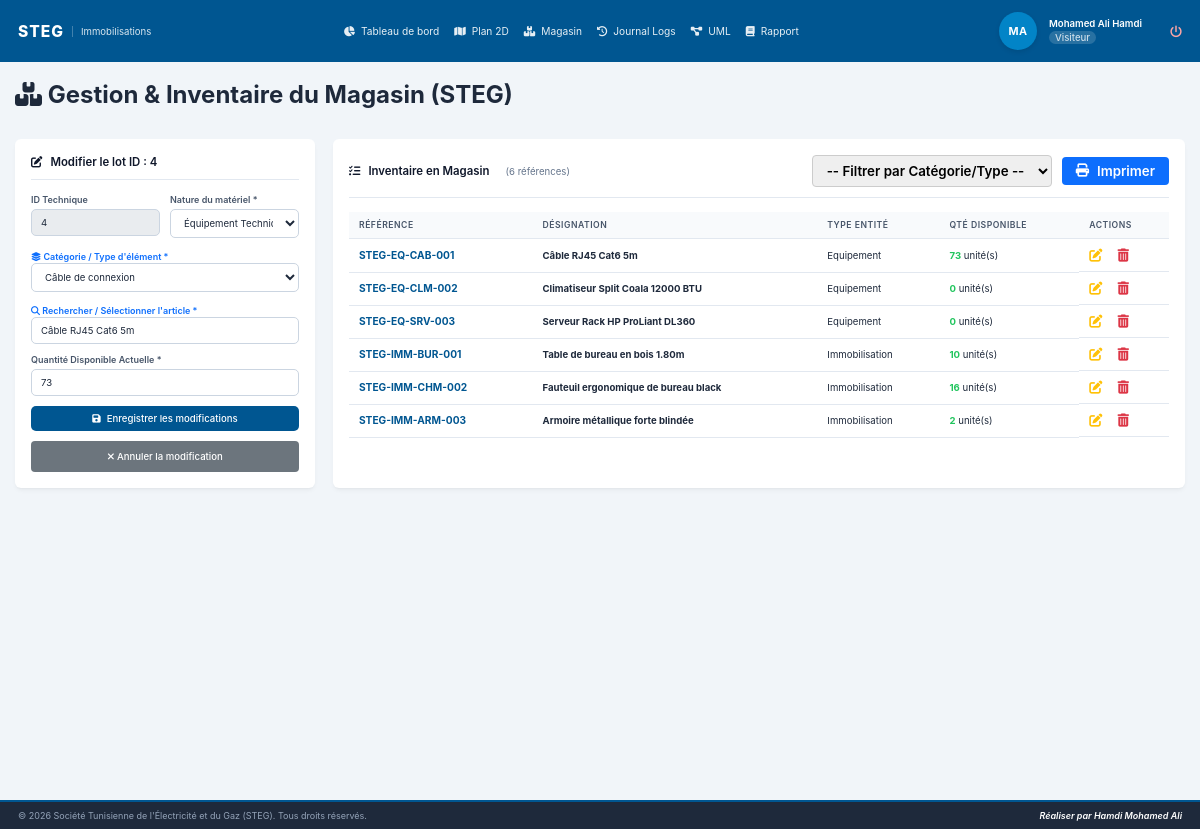
Page /code/views/gestion_magasin.php?edit=4 (signed in) on the committed database.
### tables this page shows
CREATE TABLE `magasin` (
  `idMagasin` int(11) NOT NULL,
  `typeEntite` enum('Equipement','Immobilisation') NOT NULL,
  `idCible` int(11) NOT NULL,
  `referenceInterne` varchar(50) DEFAULT NULL,
  `quantiteStock` int(11) NOT NULL DEFAULT 0,
  `quantiteDisponible` int(11) NOT NULL DEFAULT 0,
  `dateReception` date NOT NULL,
  `statut` enum('En stock','Deployé','En maintenance') DEFAULT 'En stock'
);

### code/views/gestion_magasin.php (the view, shortened to what this page needs)
<?php
require_once '../includes/header.php';
require_once '../includes/navbar.php';
require_once '../config/db.php';
$isEditMode      = false;
$form_id         = '';
$form_typeEntite = '';
$form_quantite   = '';
$current_page = basename($_SERVER['PHP_SELF']);
if (isset($_GET['edit'])) {
    $stmtEdit = $pdo->prepare("SELECT * FROM magasin WHERE idMagasin = ?");
    $stmtEdit->execute([intval($_GET['edit'])]);
    $magToEdit = $stmtEdit->fetch(PDO::FETCH_ASSOC);
    if ($magToEdit) {
        $isEditMode      = true;
        $form_id         = $magToEdit['idMagasin'];
        $form_typeEntite = $magToEdit['typeEntite'];
        $form_quantite   = $magToEdit['quantiteDisponible'];
    }
}
$stocksMagasin = [];
try {
    $stocksMagasin = $pdo->query("
        SELECT m.*,
               CASE
                    WHEN m.typeEntite = 'Equipement'     THEN e.libelle
                    WHEN m.typeEntite = 'Immobilisation' THEN i.libelle
                    ELSE 'N/A'
               END AS designation,
               CASE
                    WHEN m.typeEntite = 'Equipement'     THEN e.typeEquip
                    WHEN m.typeEntite = 'Immobilisation' THEN i.typeImmo
                    ELSE ''
               END AS itemTypeCategory
        FROM magasin m
        LEFT JOIN Equipements     e ON m.typeEntite = 'Equipement'     AND m.idCible = e.idEquip
        LEFT JOIN immobilisations i ON m.typeEntite = 'Immobilisation' AND m.idCible = i.idImmo
        ORDER BY m.idMagasin ASC
    ")->fetchAll(PDO::FETCH_ASSOC);
} catch (PDOException $e) {
    $errorMsg = "Impossible de charger l'inventaire : " . $e->getMessage();
}
?>
<div class="users-wrapper">
    <div class="users-header">
        <h1><i class="fa-solid fa-boxes-stacked"></i> Gestion &amp; Inventaire du Magasin (STEG)</h1>
    </div>
    <br>
    <div class="users-grid">
        <div class="users-card card-form">
            <h2>
                <i class="fa-solid <?= $isEditMode ? 'fa-pen-to-square' : 'fa-plus-circle' ?>"></i>
                <?= $isEditMode ? "Modifier le lot ID : " . htmlspecialchars($form_id) : "Faire une nouvelle entrée stock" ?>
            </h2>
            <hr>
            <form action="<?= htmlspecialchars($current_page) ?>" method="POST" class="steg-form">
                <div class="form-group-row">
                    <div class="form-control">
                        <label for="idMagasin">ID Technique</label>
                        <?php if ($isEditMode): ?>
                            <input type="text" id="idMagasin" name="idMagasin" readonly style="background-color:#e9ecef;" value="<?= htmlspecialchars($form_id) ?>">
                        <?php else: ?>
                            <input type="text" placeholder="Automatique" readonly style="background-color:#e9ecef; color:#6c757d;">
                        <?php endif; ?>
                    </div>
                    <div class="form-control">
                        <label for="typeEntite">Nature du matériel *</label>
                        <select name="typeEntite" id="typeEntite" required onchange="handleNatureChange()">
                            <option value="Equipement" <?= ($form_typeEntite === 'Equipement') ? 'selected' : '' ?>>Équipement Technique</option>
                        </select>
                    </div>
                </div>
                <div class="form-control" id="div-sub-type" style="display: none;">
                    <label for="subTypeFilter" style="color: #0d6efd;"><i class="fa-solid fa-layer-group"></i> Catégorie / Type d'élément *</label>
                    <select id="subTypeFilter" onchange="handleSubTypeChange()">
                        <option value="">-- Sélectionner une sous-catégorie --</option>
                    </select>
                </div>
                <div class="form-control" id="div-recherche" style="display: none;">
                    <label for="search-material" style="color: #0d6efd;"><i class="fa-solid fa-magnifying-glass"></i> Rechercher / Sélectionner l'article *</label>
                    <input type="text" id="search-material" placeholder="Tapez les premières lettres..." list="liste-articles" oninput="handleDatalistInput(this.value)">
                </div>
                <div class="form-control">
                    <label for="quantiteStock"><?= $isEditMode ? 'Quantité Disponible Actuelle *' : 'Quantité à ajouter au stock *' ?></label>
                    <input type="number" id="quantiteStock" name="quantiteStock" required min="1" placeholder="Ex: 10" value="<?= htmlspecialchars($form_quantite) ?>">
                </div>
                <button type="submit" class="btn btn-primary btn-block">
                    <i class="fa-solid fa-floppy-disk"></i>
                    <?= $isEditMode ? "Enregistrer les modifications" : "Valider l'entrée en stock" ?>
                </button>
                <?php if ($isEditMode): ?>
                    <a href="<?= htmlspecialchars($current_page) ?>" class="btn btn-block" style="text-align:center;margin-top:10px;display:block;text-decoration:none;background:#6c757d;color:white;padding:10px;border-radius:4px;">
                        <i class="fa-solid fa-xmark"></i> Annuler la modification
                    </a>
                <?php endif; ?>
            </form>
        </div>
        <div class="users-card card-table">
            <div style="display:flex;justify-content:space-between;align-items:center;margin-bottom:10px;flex-wrap:wrap;gap:10px;">
                <h2 style="margin:0;">
                    <i class="fa-solid fa-list-check"></i> Inventaire en Magasin
                    <span style="font-size:0.8rem;color:#64748b;font-weight:400;margin-left:8px;">
                        (<?= count($stocksMagasin) ?> référence<?= count($stocksMagasin) > 1 ? 's' : '' ?>)
                    </span>
                </h2>
                <div style="display:flex;align-items:center;gap:10px;">
                    <div class="form-control" style="margin:0; min-width:200px;">
                        <select id="filterCategoryType" onchange="filterTableByType(this.value)" style="padding:6px 10px; border-radius:4px; border:1px solid #ccc; font-weight:600;">
                            <option value="">-- Filtrer par Catégorie/Type --</option>
                        </select>
                    </div>
                    <button type="button" onclick="window.print();" class="btn-print" style="background:#0d6efd;color:white;border:none;padding:6px 14px;border-radius:4px;font-weight:600;cursor:pointer;display:flex;align-items:center;gap:8px;">
                        <i class="fa-solid fa-print"></i> Imprimer
                    </button>
                </div>
            </div>
            <hr>
            <div class="table-scroll">
                <table class="steg-table">
                    <thead>
                        <tr>
                            <th>Référence</th>
                            <th>Désignation</th>
                            <th>Type Entité</th>
                            <th>Qté Disponible</th>
                            <th class="btn-action">Actions</th>
                        </tr>
                    </thead>
                    <tbody id="magasin-table-body">
                        <?php foreach ($stocksMagasin as $stock): ?>
                        <?php $slugRole = strtolower(preg_replace('/[^a-zA-Z0-9]/', '-', $stock['typeEntite'])); ?>
                        <tr data-item-type="<?= htmlspecialchars($stock['itemTypeCategory']) ?>">
                            <td class="cell-user-id"><strong><?= htmlspecialchars($stock['referenceInterne']) ?></strong></td>
                            <td><strong><?= htmlspecialchars($stock['designation'] ?? 'N/A') ?></strong></td>
                            <td>
                                <span class="badge-role-type role-<?= $slugRole ?>">
                                    <?= htmlspecialchars($stock['typeEntite']) ?>
                                </span>
                            </td>
                            <td>
                                <strong style="color: #22c55e;"><?= (int)$stock['quantiteDisponible'] ?></strong> unité(s)
                            </td>
                            <td class="btn-action" style="white-space:nowrap; display: flex; align-items: center;">
                                <a href="<?= htmlspecialchars($current_page) ?>?edit=<?= intval($stock['idMagasin']) ?>" title="Modifier" style="color:#ffc107;margin-right:15px;font-size:1.1rem; text-decoration: none;">
                                    <i class="fa-solid fa-pen-to-square"></i>
                                </a>
                                <form action="<?= htmlspecialchars($current_page) ?>" method="POST" onsubmit="return confirm('Supprimer définitivement l\'article « <?= htmlspecialchars(addslashes($stock['designation'])) ?> » du stock ?');" style="margin: 0; padding: 0;">
                                    <button type="submit" style="background: none; border: none; color: #dc3545; font-size: 1.1rem; cursor: pointer; padding: 0;">
                                        <i class="fa-solid fa-trash-can"></i>
                                    </button>
                                </form>
                            </td>
                        </tr>
                        <?php endforeach; ?>
                    </tbody>
                </table>
            </div>
        </div>
    </div>
</div>
<?php require_once '../includes/footer.php'; ?>

### code/css/style.css (style rules this page uses)
:root { --primary-color: #005691; --primary-hover: #003d66; --success-color: #16a34a; --warning-color: #ca8a04; --danger-color: #dc2626; --accent-blue: #3b82f6; --text-dark: #1e293b; --text-light: #64748b; --text-muted: #94a3b8; --bg-main: #0f172a; --bg-card: #1e293b; --bg-light: #f1f5f9; --border-color: #334155; --border-light: #cbd5e1; --card-shadow: 0 3px 5px -1px rgba(0,0,0,0.05), 0 2px 3px -2px rgba(0,0,0,0.05); }
* { margin: 0; padding: 0; box-sizing: border-box; font-family: 'Inter', 'Segoe UI', Tahoma, Geneva, Verdana, sans-serif; }
html { font-size: 12px; }
body { background-color: var(--bg-main); color: var(--text-dark); min-height: 100vh; display: flex; flex-direction: column; }
.btn { display: inline-flex; align-items: center; justify-content: center; gap: 6px; padding: 7px 12px; font-size: 0.8rem; font-weight: 500; border-radius: 5px; border: none; cursor: pointer; transition: all 0.2s ease; text-decoration: none; }
.btn-primary { background-color: var(--primary-color); color: white; }
.btn-block { width: 100%; display: flex; }
.steg-form .form-control, .form-group { display: flex; flex-direction: column; margin-bottom: 10px; }
.steg-form .form-control label, .form-group label { font-weight: 600; font-size: 0.75rem; margin-bottom: 4px; color: #475569; }
.steg-form input, .steg-form select, .steg-form textarea, .form-group input { width: 100%; padding: 7px 9px; border: 1px solid var(--border-light); border-radius: 5px; font-size: 0.8rem; color: var(--text-dark); outline: none; transition: border-color 0.2s; background-color: #fff; }
.form-group-row { display: flex; gap: 10px; flex-wrap: wrap; }
.form-group-row .form-control { flex: 1; min-width: 100px; }
.table-scroll, .table-responsive { overflow-x: auto; width: 100%; }
.steg-table, .dashboard-table { width: 100%; border-collapse: collapse; font-size: 0.8rem; text-align: left; }
.steg-table th, .steg-table td, .dashboard-table th, .dashboard-table td { padding: 8px 10px; border-bottom: 1px solid #e2e8f0; }
.steg-table th, .dashboard-table th { background-color: #f8fafc; color: #475569; font-weight: 600; font-size: 0.72rem; text-transform: uppercase; letter-spacing: 0.5px; }
.cell-code, .cell-user-id, .cell-id-local { font-family: 'Courier New', Courier, monospace; font-weight: 700; color: var(--primary-color); font-size: 0.85rem; }
.dashboard-wrapper, .immo-wrapper, .locaux-wrapper, .pannes-wrapper, .users-wrapper { max-width: 1300px; margin: 0 auto; }
.dashboard-grid, .immo-grid, .locaux-grid, .pannes-grid, .users-grid { display: grid; grid-template-columns: 300px 1fr; gap: 18px; margin-top: 15px; }
.dashboard-section, .immo-card, .locaux-card, .pannes-card, .users-card { background: white; border-radius: 6px; box-shadow: var(--card-shadow); padding: 16px; }
.dashboard-section h2, .immo-card h2, .locaux-card h2, .pannes-card h2, .users-card h2 { font-size: 0.95rem; color: #0f172a; font-weight: 600; display: flex; align-items: center; gap: 8px; }
.dashboard-section hr, .immo-card hr, .locaux-card hr, .pannes-card hr, .users-card hr { border: 0; height: 1px; background: #e2e8f0; margin: 10px 0 14px; }

### rows in the picture
magasin: idMagasin "4", typeEntite "Équipement Technique", quantiteStock "73", referenceInterne "STEG-EQ-CAB-001", designation "Câble RJ45 Cat6 5m", typeEntite "Equipement", quantiteDisponible "73"
magasin: referenceInterne "STEG-EQ-CLM-002", designation "Climatiseur Split Coala 12000 BTU", typeEntite "Equipement", quantiteDisponible "0"
magasin: referenceInterne "STEG-EQ-SRV-003", designation "Serveur Rack HP ProLiant DL360", typeEntite "Equipement", quantiteDisponible "0"
magasin: referenceInterne "STEG-IMM-BUR-001", designation "Table de bureau en bois 1.80m", typeEntite "Immobilisation", quantiteDisponible "10"
magasin: referenceInterne "STEG-IMM-CHM-002", designation "Fauteuil ergonomique de bureau black", typeEntite "Immobilisation", quantiteDisponible "16"
magasin: referenceInterne "STEG-IMM-ARM-003", designation "Armoire métallique forte blindée", typeEntite "Immobilisation", quantiteDisponible "2"

### other values in the picture
$initiales "MA"
$_SESSION['nom'] "Mohamed Ali Hamdi"
$labelProfil "Visiteur"
count($stocksMagasin) "6"
